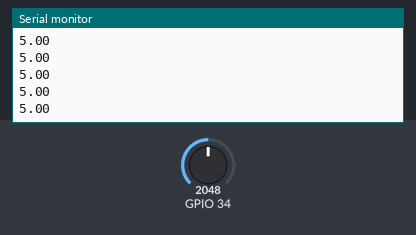
Recording of a sketch running on a simulated ESP32. Parts: the last lines printed to the serial monitor. The inputs (shaded band) are chosen by the test bench; at power-on: GPIO 34 = 2048. WiFi joins after 1.5 s; servers stay silent unless stated.

Above: at 2.7 s.
2.8 s: GPIO 34 set to 2866
At 3.6 s:
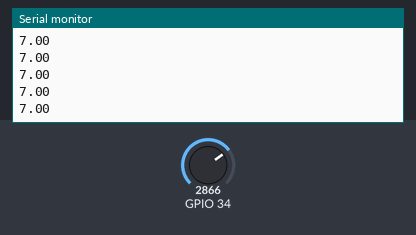
4.3 s: GPIO 34 set to 3603
At 4.8 s:
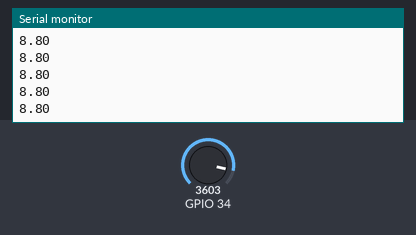
Timing chart, 0 to 5.0 s (numbered marks = the images above; inputs shaded):
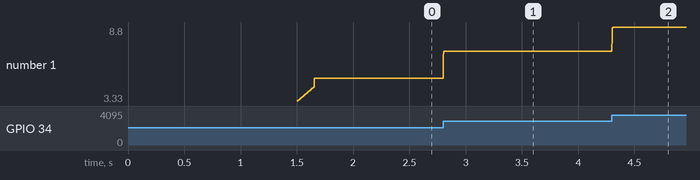

Measured:
- after the input at 2.8 s, the serial monitor: prints a new line at once (image 1)
- after the input at 4.3 s, the serial monitor: prints a new line at once (image 2)
- plotted number 1: 5 → 7 after the input at 2.8 s, 7 → 8.8 after the input at 4.3 s

The sketch:

main.ino
```cpp
#include <WiFi.h>
#include <Firebase_ESP_Client.h>
//Provide the token generation process info.
#include "addons/TokenHelper.h"
//Provide the RTDB payload printing info and other helper functions.
#include "addons/RTDBHelper.h"

// Insert your network credentials
#define WIFI_SSID "Budi Pratomo 2"
#define WIFI_PASSWORD "budilandi123"

// Insert Firebase project API Key
#define API_KEY "AIzaSyCdM741zIRuHLY81RRoJUimC2orMdg11I4"
// Insert RTDB URLefine the RTDB URL */
#define DATABASE_URL "https://mossing-test-default-rtdb.asia-southeast1.firebasedatabase.app/"

//Define Firebase Data object
FirebaseData fbdo;

FirebaseAuth auth;
FirebaseConfig config;

unsigned long sendDataPrevMillis = 0;
int count = 0;
bool signupOK = false;

int pushCount=0;
String sendData;


//Tambahan
float SensorData, KalmanFilterData;
float Xt, Xt_update, Xt_prev;
float Pt, Pt_update, Pt_prev;
float Kt, R, Q;


void setup() {
  // put your setup code here, to run once:
// put your setup code here, to run once:
  Serial.begin(115200);

   R=1; Q=1; Pt_prev=1;

  WiFi.begin(WIFI_SSID, WIFI_PASSWORD);
  Serial.print("Connecting to Wi-Fi");
  while (WiFi.status() != WL_CONNECTED){
    Serial.print(".");
    delay(300);
  }
Serial.println();
  Serial.print("Connected with IP: ");
  Serial.println(WiFi.localIP());
  Serial.println();

  /* Assign the api key (required) */
  config.api_key = API_KEY;

  /* Assign the RTDB URL (required) */
  config.database_url = DATABASE_URL;

  /* Sign up */
  if (Firebase.signUp(&config, &auth, "", "")){
    Serial.println("ok");
    signupOK = true;
  }
  else{
    Serial.printf("%s\n", config.signer.signupError.message.c_str());
  }

  /* Assign the callback function for the long running token generation task */
  config.token_status_callback = tokenStatusCallback; //see addons/TokenHelper.h

  Firebase.begin(&config, &auth);
  Firebase.reconnectWiFi(true);


}

void loop() {

SensorData = analogRead(34);
 Xt_update = Xt_prev;
 Pt_update = Pt_prev + Q;
 Kt = Pt_update / (Pt_update + R);
 Xt = Xt_update + ( Kt * (SensorData - Xt_update));
 Pt = (1 - Kt) * Pt_update;
 Xt_prev = Xt;
 Pt_prev = Pt;
 KalmanFilterData=Xt;
 /*Serial.print(SensorData,3);
 Serial.print(",");
 Serial.print(KalmanFilterData,3);
 Serial.println();*/

 float voltage = (((KalmanFilterData/4095.0)*3.3)*1000.0);
 float amp = map(voltage, 0, 3300, 0*100, 10*100)/100.0;
 float Famp = mapPecahan(voltage, 0, 3300, 0, 10);
 Serial.println(Famp);
 delayMicroseconds(100);


sendData = String(Famp) + "-" + String(pushCount);


  // put your main code here, to run repeatedly:
if (Firebase.ready() && signupOK && (millis() - sendDataPrevMillis > 5000 || sendDataPrevMillis == 0)){
    sendDataPrevMillis = millis();
    // Write an Int number on the database path test/int


    if (Firebase.RTDB.pushString(&fbdo, "/Muscle Voltage", sendData)){
      Serial.println();
      Serial.print(sendData);
      Serial.println("  - successfully saved to: " + fbdo.dataPath());
      Serial.println("( " + fbdo.dataType() + ")");
        pushCount++;
    }
    else {
      Serial.println("FAILED");
      Serial.println("REASON: " + fbdo.errorReason());
    }


    count++;


    }

}

float mapPecahan(long x, long fromLow, long fromHigh, float toLow, float toHigh)
{
  return (x - fromLow) * (toHigh - toLow) / (fromHigh - fromLow) + toLow;
}
```
